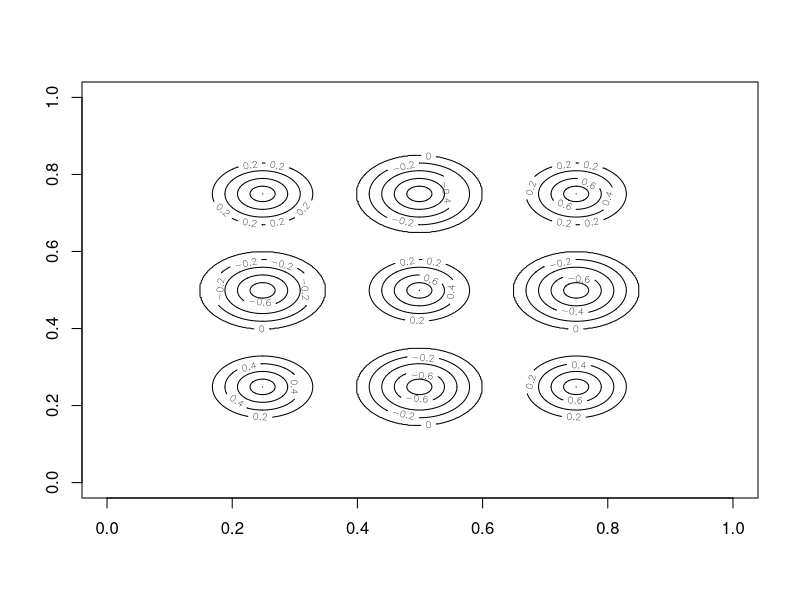

Write R code to recreate this figure. (Note: a time limit stopped this script after it produced the figure.)


#### Simulation on FDR in functional/spatial setting
# Niels Olsen, juni 2017


# --- Note: 
# This file is intended for execution in parallel (using doParallel) and takes a long time to run.
# Can possibly be implemented in a muuch faster way.


## Set up backend
library(foreach)
library(doParallel)
registerDoParallel(cores = 24)



## Base signal: 9 cones centered at {0.25, 0.50, 0.75}^2; diameter 0.20. Five cones pointing "upwards" and four cones pointing "downwards".

# Evaluates the base signal at specified time points
signal <- function(time) {
  l <- length(time)
  ud <- matrix(0, l,l)
  
  w1 <- which(time > 0.15 &  time < 0.35)
  w2 <- which(time > 0.40 &  time < 0.60)
  w3 <- which(time > 0.65 &  time < 0.85)
  
  ud[w1,w1] <- 
    10 * pmax.int(0.1 - sqrt(outer( (0.25 - time[w1])^2, (0.25 - time[w1])^2, "+")), 0)
  
  ud[w2,w1] <- t(ud[w1,w2] <- 
                   - 10 * pmax.int(0.1 - sqrt(outer( (0.25 - time[w1])^2, (0.50 - time[w2])^2, "+")), 0))
  
  ud[w3,w1] <- t(ud[w1,w3] <-  
                   10 * pmax.int(0.1 - sqrt(outer( (0.25 - time[w1])^2, (0.75 - time[w3])^2, "+")), 0))
  
  ud[w2,w2] <- 
    10 * pmax.int(0.1 - sqrt(outer( (0.50 - time[w2])^2, (0.50 - time[w2])^2, "+")), 0)
  
  ud[w3,w2] <- t(ud[w2,w3] <- 
                   - 10 * pmax.int(0.1 - sqrt(outer( (0.50 - time[w2])^2, (0.75 - time[w3])^2, "+")), 0))
  
  ud[w3,w3] <- 
    10 * pmax.int(0.1 - sqrt(outer( (0.75 - time[w3])^2, (0.75 - time[w3])^2, "+")), 0)
  
  ud
}

contour(signal(1:500 / 500))



### Sampling of the random processes


###########
simpel.wiener.sampler <- function(felt, eval, rvals, samples, range = 1) {
  if (missing(samples)) samples <- ncol(rvals)
  
  lf <- length(felt)
  
  matrix(rvals, ncol = lf^2, nrow = samples) %*% 
    dnorm(sqrt((rep(felt, each = lf)- eval[1])^2  + (rep(felt, lf)- eval[2])^2) * range) 
}




######
L <- 255 # Grid size
M <- 1000 # No of replicates

scenarios <- list(c(2, 20), c(2, 10), c(2, 40), c(1, 20), c(0.5, 20))


results <- list()

for (m in 1:length(scenarios)) {
  
  signal.size <- scenarios[[m]][[1]] ## Size of signal
  fixed.signal <- signal(1:255/ 256)
  sig0 <- which(signal(1:255/ 256) != 0) # Where the null hypothesis gets rejected
  
  B <-  scenarios[[m]][2] ## No. of samples
  
  plist <- 
    foreach(r = 1:M, .combine = cbind) %dopar% {
      noise <- matrix(rnorm(201*201*B), 201*201, B)  ## We use 201 x 201 equidistant points on [0,1]x[0,1] for the background Wiener process.
      
      pvals <- matrix(, L, L)
      
      for (i in 1:L) {
        cat(i)
        for (j in 1:L) {
          val <- simpel.wiener.sampler(seq(0,1, 0.005), c(j / (L+1), i / (L+1)), rvals = noise, range = 5, samples = B) / 30 + signal.size*fixed.signal[i,j]
          pvals[i,j] <- t.test(val)$p.val
        }}
      pvals
    }
  dim(plist) <- c(L, L, M)
  
  ## Scenario 
  
  a.levels <- c(0.001, 0.01, 0.02, 0.03, 0.04, 0.05, 0.10)
  
  
  FDR.u <- FDR <-  power <- signif <- matrix(NA, M,7)
  
  pvals <- plist
  
  for (i in 1:M) {
    pval.mat <- pvals[,,i]
    
    pval.stor <- p.adjust(pval.mat, method = "BH")
    
    for (l in 1:7) {
      
      ## Power / sensitivity
      power[i,l] <- sum((pval.stor <= a.levels[l])[sig0]) 
      
      ## Significance / type I errors
      signif[i,l] <-  sum((pval.stor <= a.levels[l])[-sig0]) 
      
      ## FDR
      FDR[i,l] <- sum((pval.stor <= a.levels[l])[-sig0]) / sum((pval.stor <= a.levels[l]))
      
      ## unadjusted FDR
      FDR.u[i,l] <- sum((pval.mat <= a.levels[l])[-sig0]) / sum((pval.mat <= a.levels[l]))
    }}
  FDR[is.nan(FDR)] <- 0
  
  results[[m]] <- list(fdr = FDR, power = power, fdr.u = FDR.u, signific = signif)
}


save(results, file = "FDR_spike_sim_pvals_list.RData")
